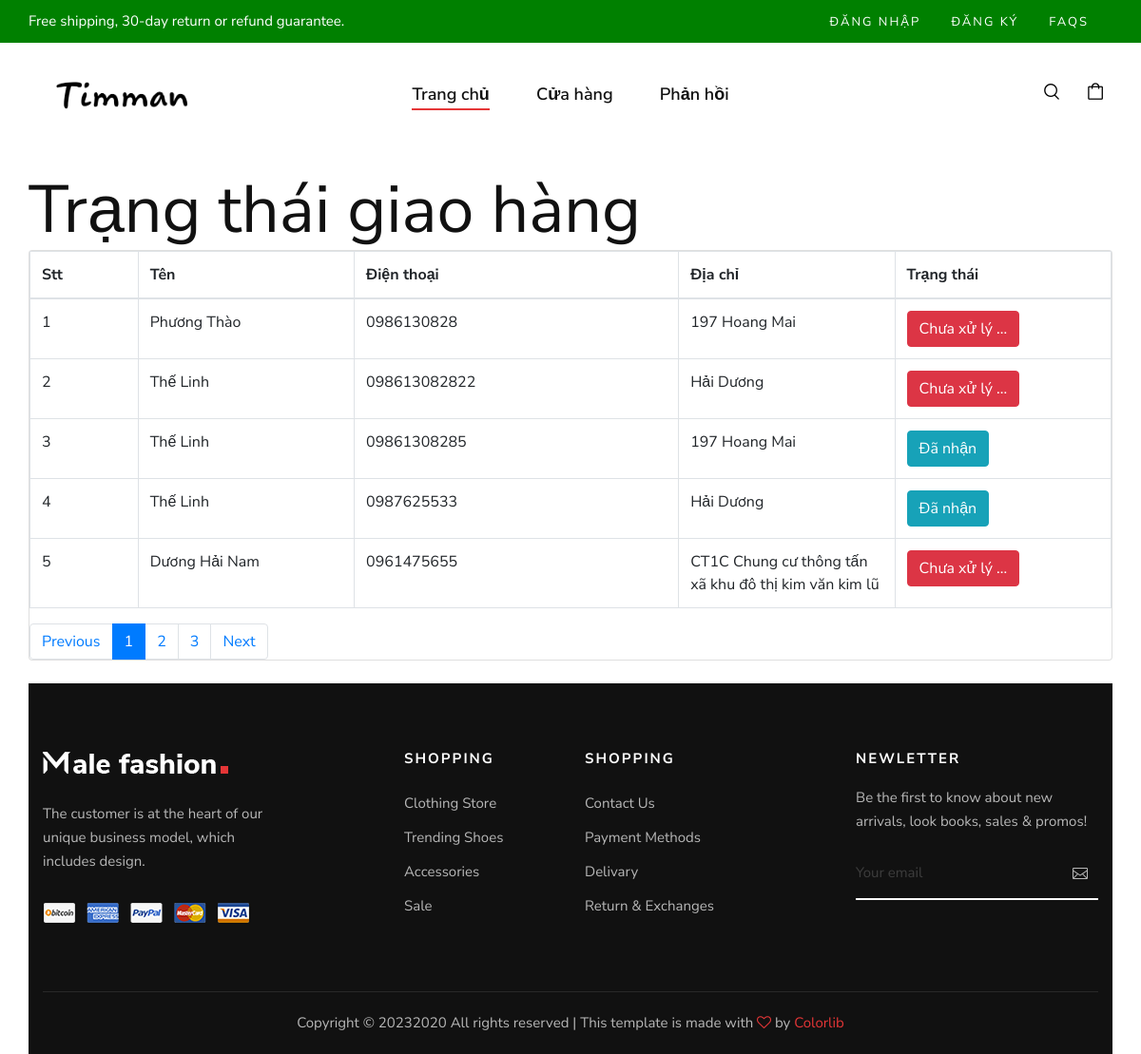
/tt.php, run on the app's committed database.
### tables this page shows
CREATE TABLE `transaction` (
  `id` int(11) NOT NULL,
  `amount` int(11) DEFAULT NULL,
  `users_id` int(11) DEFAULT NULL,
  `name` varchar(100) DEFAULT NULL,
  `email` varchar(255) DEFAULT NULL,
  `phone` varchar(50) DEFAULT NULL,
  `address` varchar(100) DEFAULT NULL,
  `status` tinyint(4) DEFAULT 0,
  `payment_method` int(10) NOT NULL,
  `created_at` timestamp NULL DEFAULT current_timestamp(),
  `updated_at` timestamp NULL DEFAULT current_timestamp() ON UPDATE current_timestamp()
);

CREATE TABLE `users` (
  `id` int(11) NOT NULL,
  `name` varchar(100) DEFAULT NULL,
  `email` varchar(100) DEFAULT NULL,
  `phone` char(15) DEFAULT NULL,
  `address` varchar(100) DEFAULT NULL,
  `password` varchar(50) DEFAULT NULL,
  `avatar` varchar(100) DEFAULT NULL,
  `status` tinyint(4) DEFAULT 1,
  `created_at` timestamp NULL DEFAULT current_timestamp(),
  `update_at` timestamp NULL DEFAULT current_timestamp()
);

### libraries/Database.php (called while the page is built, shortened)
<?php
class Database
{
    public $link;
    public function __construct()
    {
        $this->link = mysqli_connect("localhost", "root", "", "webfast") or die();
        mysqli_set_charset($this->link, "utf8");
    }
    public function countTable($table)
    {
        $sql = "SELECT id FROM  {$table}";
        $result = mysqli_query($this->link, $sql) or die("Lỗi Truy Vấn countTable----" . mysqli_error($this->link));
        $num = mysqli_num_rows($result);
        return $num;
    }
    public  function fetchJone($table, $sql, $page, $row, $pagi = false)
    {
        $data = [];
        $result = '';
        if ($pagi == true) {
            $total = $this->countTable($table);
            $sotrang = ceil($total / $row);
            $start = ($page - 1) * $row;
            $sql .= " LIMIT $start,$row";
            $data = ["page" => $sotrang];
            $result = mysqli_query($this->link, $sql) or die("Lỗi truy vấn fetchJone ---- " . mysqli_error($this->link));
        } else {
            $result = mysqli_query($this->link, $sql) or die("Lỗi truy vấn fetchJone ---- " . mysqli_error($this->link));
        }
        if ($result) {
            while ($num = mysqli_fetch_assoc($result)) {
                $data[] = $num;
            }
        }
        return $data;
    }
}

### autoload/autoload.php (called while the page is built, shortened)
<?php
	require_once __DIR__. '/../libraries/Database.php';
	$db = new Database;
 ?>

### tt.php (the view, shortened to what this page needs)
<?php
require_once __DIR__ . "/autoload/autoload.php";
if (isset($_GET['page'])) {
    $p = $_GET['page'];
    if ($p == 0) $p = 1;
} else {
    $p = 1;
}
$sql = "SELECT transaction.*, users.name as nameuser, users.phone as phoneuser,users.address as addressuser FROM transaction LEFT JOIN users ON users.id = transaction.users_id ORDER BY ID DESC ";
$transaction = $db->fetchJone("transaction", $sql, $p, 5, true);
if (isset($transaction['page'])) {
    $sotrang = $transaction['page'];
    unset($transaction['page']);
}
?>
<?php require_once __DIR__ . "/layouts/header.php"; ?>
<div id="layoutSidenav_content">
    <main>
        <div class="container-fluid container">
            <h1 class="mt-4">Trạng thái giao hàng
            </h1>
            <div class="card mb-4">
                <table class="table table-bordered dataTable" id="dataTable" width="100%" cellspacing="0" role="grid" aria-describedby="dataTable_info" style="width: 100%;">
                    <thead>
                        <tr role="row">
                            <th class="sorting_asc" tabindex="0" aria-controls="dataTable" rowspan="1" colspan="1" aria-sort="ascending" aria-label="Name: activate to sort column descending" style="width: 10%;">Stt</th>
                            <th class="sorting" tabindex="0" aria-controls="dataTable" rowspan="1" colspan="1" aria-label="Position: activate to sort column ascending" style="width: 20%;">Tên</th>
                            <th class="sorting" tabindex="0" aria-controls="dataTable" rowspan="1" colspan="1" aria-label="Position: activate to sort column ascending" style="width: 30%;">Điện thoại</th>
                            <th class="sorting" tabindex="0" aria-controls="dataTable" rowspan="1" colspan="1" aria-label="Position: activate to sort column ascending" style="width: 20%;">Địa chỉ</th>
                            <th class="sorting" tabindex="0" aria-controls="dataTable" rowspan="1" colspan="1" aria-label="Salary: activate to sort column ascending" style="width: 20%;">Trạng thái</th>
                        </tr>
                    </thead>
                    <tbody>
                        <?php $stt = 1;
                        foreach ($transaction as $item) : ?>
                            <tr role="row" class="odd">
                                <td><?php echo $stt ?></td>
                                <td><?php echo $item['nameuser'] ?></td>
                                <td><?php echo $item['phoneuser'] ?></td>
                                <td><?php echo $item['addressuser'] ?></td>
                                <td> <a href="status.php?id=<?php echo $item['id'] ?>" class="btn btn-xs <?php echo $item['status'] == 0 ? 'btn-danger' : 'btn-info' ?>"><?php echo $item['status'] == 0 ? 'Chưa xử lý ...' : 'Đã nhận' ?></a> </td>
                            </tr>
                        <?php $stt++;
                        endforeach ?>
                    </tbody>
                </table>
                <nav aria-label="Page navigation">
                    <ul class="pagination pullright">
                        <li class="page-item"><a class="page-link" href="?page=<?php echo --$p ?>">Previous</a></li>
                        <?php for ($i = 1; $i <= $sotrang; $i++) : ?>
                            <?php
                            if (isset($_GET['page'])) {
                                $p = $_GET['page'];
                                if ($p == 0) $p = 1;
                            } else {
                                $p = 1;
                            }
                            ?>
                            <li class="page-item <?php echo ($i == $p) ? 'active' : '' ?>">
                                <a class="page-link" href="?page= <?php echo $i; ?>"><?php echo $i; ?></a>
                            </li>
                        <?php endfor; ?>
                        <li class="page-item"><a class="page-link" href="?page=<?php echo ++$p ?>">Next</a></li>
                    </ul>
                </nav>
            </div>
            <?php require_once __DIR__ . "/layouts/footer.php"; ?>

### public/frontend/css/style.css (style rules this page uses)
html, body { height: 100%; font-family: "Nunito Sans", sans-serif; -webkit-font-smoothing: antialiased; }
h1, h2, h3, h4, h5, h6 { margin: 0; color: #111111; font-weight: 400; font-family: "Nunito Sans", sans-serif; }
h1 { font-size: 70px; }
ul, ol { padding: 0; margin: 0; }
@media only screen and (min-width: 1200px) { .container { max-width: 1170px; } }

### data on the page
transaction: users.name "Phương Thào", users.phone "0986130828", users.address "197 Hoang Mai", status "Chưa xử lý ..."
transaction: users.name "Thế Linh", users.phone "098613082822", users.address "Hải Dương", status "Chưa xử lý ..."
transaction: users.name "Thế Linh", users.phone "09861308285", users.address "197 Hoang Mai", status "Đã nhận"
transaction: users.name "Thế Linh", users.phone "0987625533", users.address "Hải Dương", status "Đã nhận"
transaction: users.name "Dương Hải Nam", users.phone "0961475655", users.address "CT1C Chung cư thông tấn xã khu đô thị kim văn kim lũ", status "Chưa xử lý ..."
